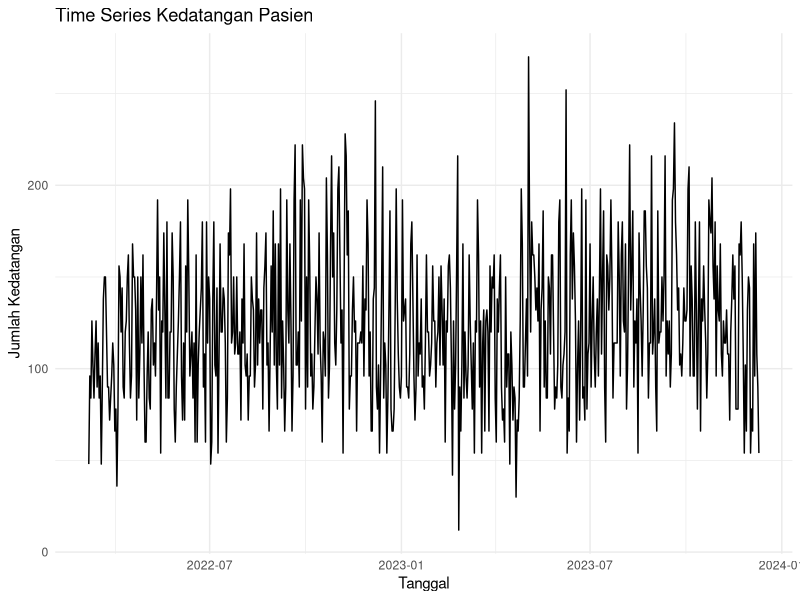
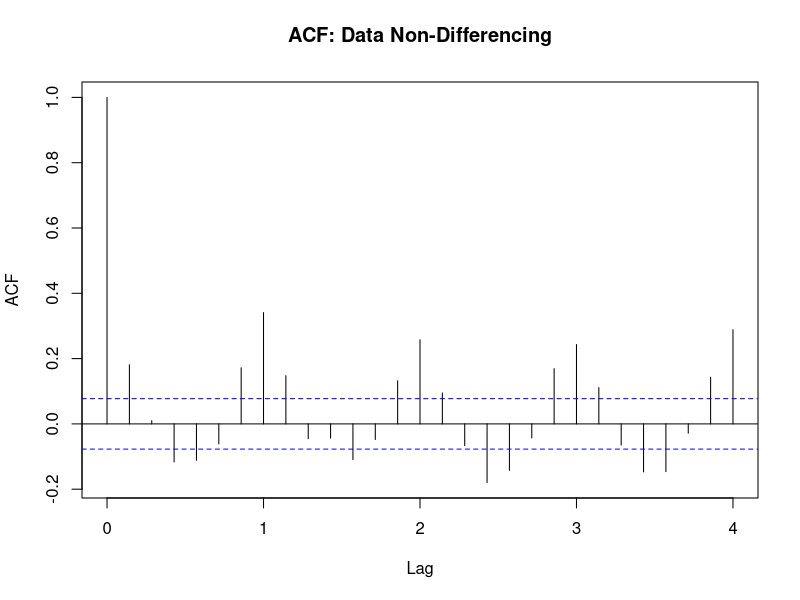
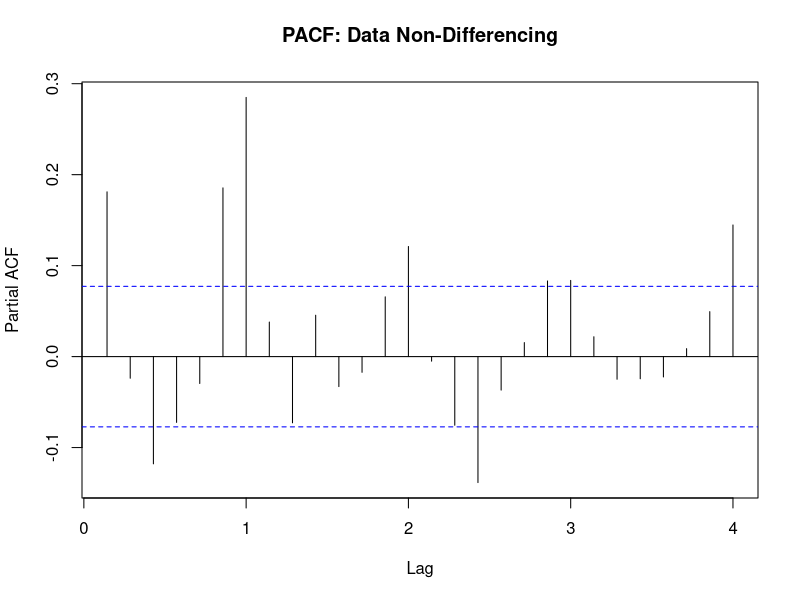
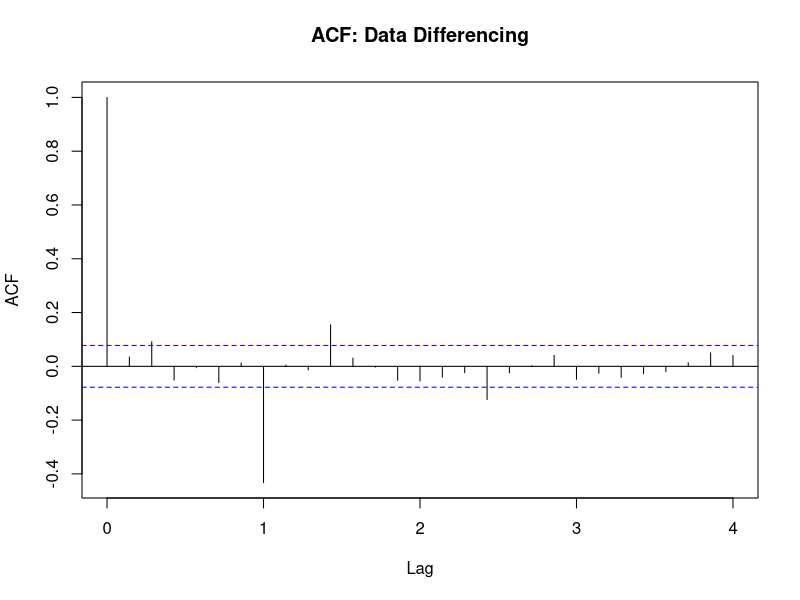
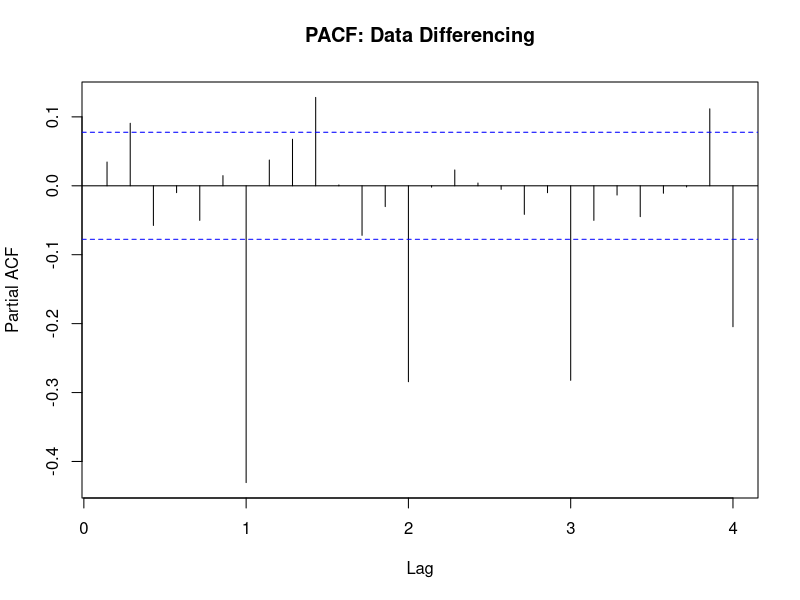
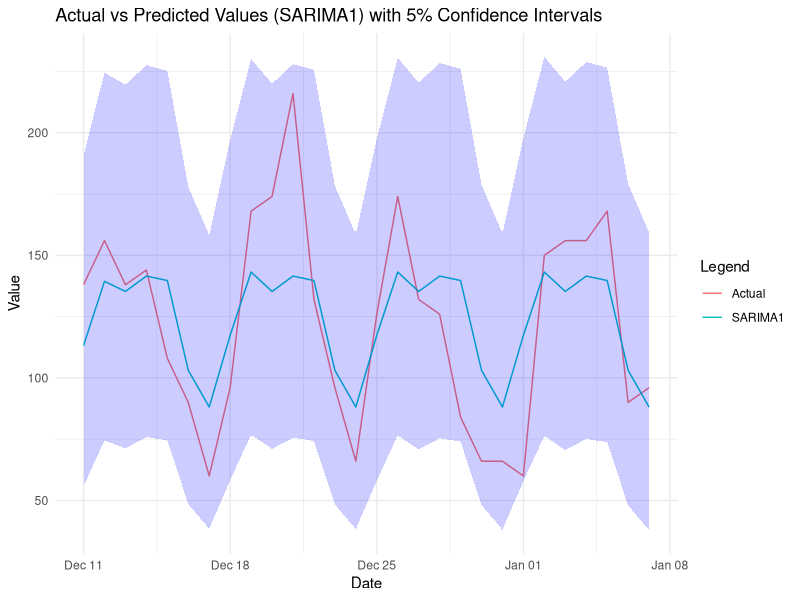

Source code (R) for these figures, in order:
## ---- chunk 1
knitr::opts_chunk$set(echo = TRUE)
## ---- chunk 2
library(stats)
library(tidyverse)
library(tseries)
library(forecast)
library(dplyr)
library(readxl)
library(MASS)
library(lmtest)
library(nortest)
library(readr)
## ---- chunk 3
data <- read_csv("Data/data_pengunjung.csv", col_types = cols(
  Tanggal = col_date(format = "%d/%m/%Y"),
  Hari = col_character(),
  Value = col_double(),
  Subset = col_character()
))
print(data)
## ---- chunk 4
data_train <- data %>% filter(Subset == "Train")
data_fix <- ts(data_train$Value, frequency = 7, start = c(1, 1))
## ---- chunk 5
summary_stats <- data_train %>%
  summarize(
    Mean = mean(Value, na.rm = TRUE),
    Median = median(Value, na.rm = TRUE),
    Min = min(Value, na.rm = TRUE),
    Max = max(Value, na.rm = TRUE)
  )
summary_stats
## ---- chunk 6
summary_by_day <- data_train %>%
  group_by(Hari) %>%
  summarize(Mean = mean(Value, na.rm = TRUE)) %>%
  arrange(factor(Hari, levels = c("Mon", "Tue", "Wed", "Thu", "Fri", "Sat", "Sun")))
summary_by_day
## ---- chunk 7
ggplot(data_train, aes(x = Tanggal, y = Value)) +
  geom_line() +
  labs(title = "Time Series Kedatangan Pasien", x = "Tanggal", y = "Jumlah Kedatangan") +
  theme_minimal()
## ---- chunk 8
lambda <- BoxCox.lambda(data_fix)
data_fix_transformed <- BoxCox(data_fix, lambda)
## ---- chunk 9
acf(data_fix_transformed, main = "ACF: Data Non-Differencing")
pacf(data_fix_transformed, main = "PACF: Data Non-Differencing")
## ---- chunk 10
data_diff_fix <- diff(data_fix_transformed, lag = 7, differences = 1)
acf(data_diff_fix, main = "ACF: Data Differencing")
pacf(data_diff_fix, main = "PACF: Data Differencing")
## ---- chunk 11
model_SARIMA1 <- Arima(data_fix_transformed, order = c(0,0,2), seasonal = list(order = c(0,1,1), period = 7))

model_SARIMA2 <- Arima(data_fix_transformed, order = c(0,0,2), seasonal = list(order = c(1,1,1), period = 7))

model_SARIMA3 <- Arima(data_fix_transformed, order = c(0,0,7), seasonal = list(order = c(0,1,1), period = 7), fixed = c(0, NA, rep(0, 4), 0, NA))
## ---- chunk 12
coeftest(model_SARIMA1)
coeftest(model_SARIMA2)
coeftest(model_SARIMA3)
## ---- chunk 13
lags <- c(7,14,21,28,35)
diagnostic_tests <- function(model, lags) {
  ljung_box_results <- lapply(lags, function(lag) {
    test <- Box.test(model$residuals, type = "Ljung-Box", lag = lag)
    data.frame(Lag = lag, Statistic = test$statistic, p_value = test$p.value)
  })
  
  lillie_test <- lillie.test(model$residuals)
  coef_test <- coeftest(model)
  ljung_box_df <- do.call(rbind, ljung_box_results)
  lillie_test_df <- data.frame(Test = "Lilliefors", Statistic = lillie_test$statistic, p_value = lillie_test$p.value)
  
  list(Coefficient_Test = coef_test, Ljung_Box = ljung_box_df, Lilliefors = lillie_test_df)
}

## ---- chunk 14
result_SARIMA1 <- diagnostic_tests(model_SARIMA1, lags)
print(result_SARIMA1)

result_SARIMA2 <- diagnostic_tests(model_SARIMA2, lags)
print(result_SARIMA2)

result_SARIMA3 <- diagnostic_tests(model_SARIMA3, lags)
print(result_SARIMA3)
## ---- chunk 15
data_test <- data[data$Subset == "Test",]
test_data <- data_test[, c("Tanggal", "Value")]
test_data_ts <- ts(test_data$Value, frequency = 7, start = c(1, 1))
test_data_transformed <- BoxCox(test_data_ts, lambda)

## ---- chunk 16
forecasts_test_SARIMA1 <- forecast(model_SARIMA1, h = length(test_data_transformed))
forecast_values_test_SARIMA1_original_scale <- InvBoxCox(forecasts_test_SARIMA1$mean, lambda)

forecasts_test_SARIMA2 <- forecast(model_SARIMA2, h = length(test_data_transformed))
forecast_values_test_SARIMA2_original_scale <- InvBoxCox(forecasts_test_SARIMA2$mean, lambda)

## ---- chunk 17
results <- data.frame(
  Date = data_test$Tanggal,
  Day = data_test$Hari,
  Actual_Value = data_test$Value,
  Predicted_Value_SARIMA1 = forecast_values_test_SARIMA1_original_scale,
  Predicted_Value_SARIMA2 = forecast_values_test_SARIMA2_original_scale
)
results
## ---- chunk 18
rmse <- function(actual, predicted) {
  sqrt(mean((actual - predicted)^2))
}

mape <- function(actual, predicted) {
  mean(abs((actual - predicted) / actual)) * 100
}

rmse_SARIMA1 <- rmse(results$Actual_Value, results$Predicted_Value_SARIMA1)
mape_SARIMA1 <- mape(results$Actual_Value, results$Predicted_Value_SARIMA1)

rmse_SARIMA2 <- rmse(results$Actual_Value, results$Predicted_Value_SARIMA2)
mape_SARIMA2 <- mape(results$Actual_Value, results$Predicted_Value_SARIMA2)

summary_df <- data.frame(
  Model = c("SARIMA1", "SARIMA2"),
  RMSE = c(rmse_SARIMA1, rmse_SARIMA2),
  MAPE = c(mape_SARIMA1, mape_SARIMA2)
)
summary_df

## ---- chunk 19
ggplot(results, aes(x = Date)) +
  geom_line(aes(y = Actual_Value, color = "Actual")) +
  geom_line(aes(y = Predicted_Value_SARIMA1, color = "SARIMA1")) +
  geom_ribbon(aes(ymin = InvBoxCox(forecasts_test_SARIMA1$lower[, 2], lambda), 
                  ymax = InvBoxCox(forecasts_test_SARIMA1$upper[, 2], lambda)), 
              alpha = 0.2, fill = "blue") +
  labs(title = "Actual vs Predicted Values (SARIMA1) with 5% Confidence Intervals",
       x = "Date",
       y = "Value",
       color = "Legend") +
  theme_minimal()
